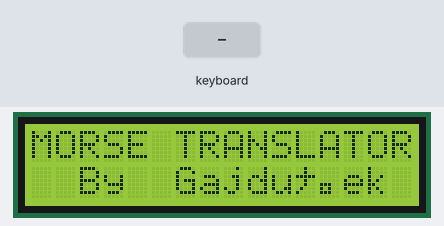
A program run on a simulated Arduino Nano, built with avr-gcc and run on an emulated ATmega328P. Parts: 16×2 character LCD. The inputs (shaded band) are chosen by the test bench.

Above: at 1.8 s.
1.9 s: PS/2 keyboard text "SPACE" received
At 3.1 s:
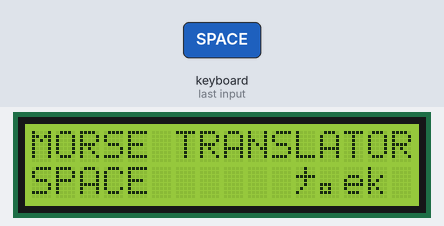
3.4 s: PS/2 keyboard text "~" received
At 4.4 s:
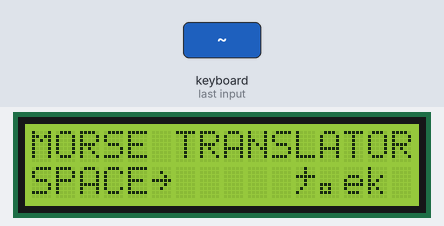
4.9 s: PS/2 keyboard text "Z" received
At 5.6 s:
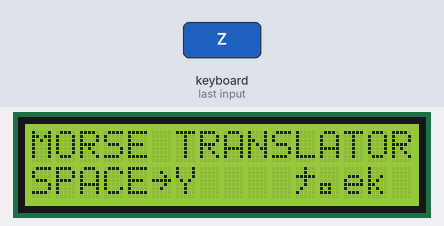
6.4 s: PS/2 keyboard text "Y" received
At 6.7 s:
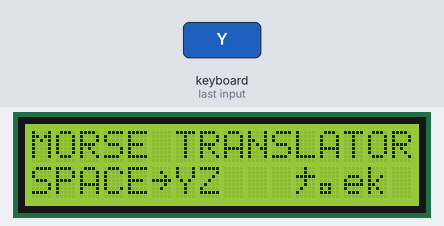
7.9 s: PS/2 keyboard text "." received
9.4 s: PS/2 keyboard text "a" received
At 10.2 s:
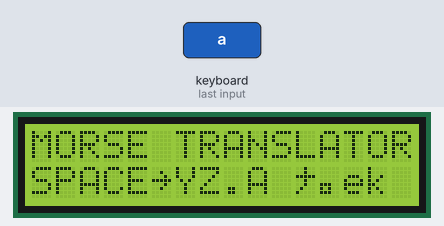
Timing chart, 0 to 11.9 s (numbered marks = the images above; inputs shaded):
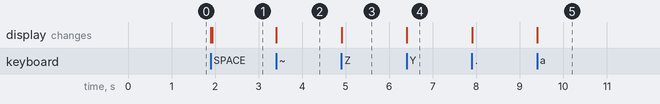

Measured:
- after the input at 1.9 s, the display: first changes at once (image 1 shows a later state)
- after the input at 3.4 s, the display: changes at once (image 2)
- after the input at 4.9 s, the display: changes at once (image 3)
- after the input at 6.4 s, the display: changes at once (image 4)
- after the input at 9.4 s, the display: changes at once (image 5)

The program:

main.cpp
```cpp
#include <Arduino.h>       //Lib for the Plaform.io
#include <PS2Keyboard.h>   //Lib for the PS2 keyboard#include <LiquidCrystal.h>
#include <LiquidCrystal.h> //Lib for the LCD display

//////C++ standard library
#include <ArduinoSTL.h>
#include <vector>
#include <string>
#include <map>
///////

//Pins for the PS2 keyboard
const int DataPin = 3;
const int IRQpin = 5;

PS2Keyboard keyboard;

//Switches between qwertz(true) and qwerty(false) layouts
#define QWERTZ true

//Pin for the buzzer
const int BuzzerPin = 4;
const int frequency = 445;      // in Hz
const int oneDotDuration = 400; // in ms

//Pins for the LCD display
const int rs = 12, en = 11, d4 = 7, d5 = 6, d6 = 5, d7 = 4;
LiquidCrystal lcd(rs, en, d4, d5, d6, d7);

const int LCDwidth = 16, LCDheight = 2;
const char *BLANK;
const char *inputGraphics;

//If false the serial port will be closed and the code will be faster
#define SERIALOUT false

//Queue filled with chars for the translation
std::string inputQueue;
//Dictonary with the char -> morse covertion
std::map<char, std::string> Dicitonary;

//Runs at the boot time
void setup()
{
  lcd.begin(LCDwidth, LCDheight);
  BootLogo();
  //Loads the dictionary
  LoadDictionary();
  //Calibrates graphic
  CalibrateScreen();
  //Start keyBoard
  keyboard.begin(DataPin, IRQpin);
  //assigns the buzzer pin
  pinMode(BuzzerPin, OUTPUT);
#if SERIALOUT
  //starts the serial port
  Serial.begin(9600);
#endif
}

//Always repeats itself
void loop()
{
  delay(5);
  if (keyboard.available())
  {
    char input = keyboard.read();
    switch (input)
    {
    case PS2_BACKSPACE:
      if (inputQueue.length() > 0)
        inputQueue.erase(inputQueue.length() - 1);
      break;
    case PS2_ENTER:
      Output();
      inputQueue.clear();
      lcd.clear();
      lcd.setCursor(0, 0);
      lcd.write(inputGraphics);
      break;
    default:
      input = KeyboardLayout(toUpperCase(input));
      inputQueue += input;
      break;
    }
    ClearRow(1);
    lcd.setCursor(0, 1);

    const char *toPrint;
    if (inputQueue.length()>LCDwidth)
      toPrint = inputQueue.substr(inputQueue.length()-LCDwidth-1).data();
    else
      toPrint = inputQueue.data();

    lcd.write(toPrint);
  }
}

char KeyboardLayout(char input)
{
#if QWERTZ //Prepocesor for keyboard layout
  switch (input)
  {
  case 'Z':
    return 'Y';
  case 'Y':
    return 'Z';
  }
#endif
  return input;
}

//Translates char into morse code
std::string TranslateToMorse(char input)
{
  if (Dicitonary.find(input) != Dicitonary.end())
  {
    return Dicitonary[input];
  }
  else
    return "~";
}

//Output method for Serial port
void SerialOutput(char currentChar, std::string translation)
{
  Serial.print("Char: ");
  Serial.print(currentChar);
  Serial.print(" Translation: ");
  Serial.println(translation.c_str());
}

//Output method for the buzzer
void SoundOutput(int length, int frequency)
{
  tone(BuzzerPin, frequency);     //Starts beep
  delay(oneDotDuration * length); //Space between beeps
  noTone(BuzzerPin);              //Ends the beep
}

void VisualOutput(int index, const char *morse)
{
  lcd.clear();
  lcd.setCursor(0, 0);
  lcd.write(inputQueue[index] + ":");
  lcd.write(morse);
  if (inputQueue.length() - index > 8)
    lcd.write(inputQueue.substr(index, LCDwidth).data());
  else
    lcd.write(inputQueue.substr(index).data());
}

void Output()
{
  //Loop that goes trough all the letters
  for (size_t i = 0; i < inputQueue.length(); i++)
  {
    std::string morse = TranslateToMorse(inputQueue[i]);
#if SERIALOUT
    SerialOutput(translated, morse);
#endif
    ////Sound and Visual output
    if (morse == "SPACE")
    {
      VisualOutput(i, "SPACE");
      SoundOutput(6, frequency);
    }
    else if (morse == "~")
    {
      VisualOutput(i, "ERROR");
      SoundOutput(6, 200);
    }
    else
    {
      VisualOutput(i, morse.data());
      //Loop that goes trough all of the lines and dots in the translation(string)
      for (int morseIndex = 0; i < morse.length(); i++)
      {
        //Decides how long the beep should be
        if (inputQueue[i] == '.')
          SoundOutput(1, frequency);
        else
          SoundOutput(3, frequency);
      }
      delay(oneDotDuration * 3); //Space between chars
    }
  }
}

void ClearRow(int row)
{
  lcd.setCursor(0, row);
  lcd.write(BLANK);
}

void CalibrateScreen()
{
  std::string tempBLANK(LCDwidth, ' ');
  BLANK = tempBLANK.data();
  std::string tempGraphics(LCDwidth, '-');
  tempGraphics.replace(LCDwidth / 2, 7, "↓INPUT↓");
  inputGraphics = tempGraphics.data();
}

void BootLogo()
{
  lcd.clear();
  lcd.home();
  lcd.write("MORSE TRANSLATOR");
  lcd.setCursor(0, 1);
  lcd.write("  By  Gajdušek");
  delay(300);
  lcd.write("   By  Kesner");
  delay(300);
}

//Sets up the Dictionary
void LoadDictionary()
{
  Dicitonary['A'] = "._";
  Dicitonary['B'] = "_...";
  Dicitonary['C'] = "_._.";
  Dicitonary['D'] = "_..";
  Dicitonary['E'] = ".";
  Dicitonary['F'] = ".._.";
  Dicitonary['G'] = "__.";
  Dicitonary['H'] = "....";
  Dicitonary['I'] = "..";
  Dicitonary['J'] = ".___";
  Dicitonary['K'] = "_._";
  Dicitonary['L'] = "._..";
  Dicitonary['M'] = "__";
  Dicitonary['N'] = "_.";
  Dicitonary['O'] = "___";
  Dicitonary['P'] = ".__.";
  Dicitonary['Q'] = "__._";
  Dicitonary['R'] = "._.";
  Dicitonary['S'] = "...";
  Dicitonary['T'] = "_";
  Dicitonary['U'] = ".._";
  Dicitonary['V'] = "..._";
  Dicitonary['W'] = ".__";
  Dicitonary['X'] = "_.._";
  Dicitonary['Y'] = "_.__";
  Dicitonary['Z'] = "__..";
  Dicitonary[' '] = "SPACE";
}
```
